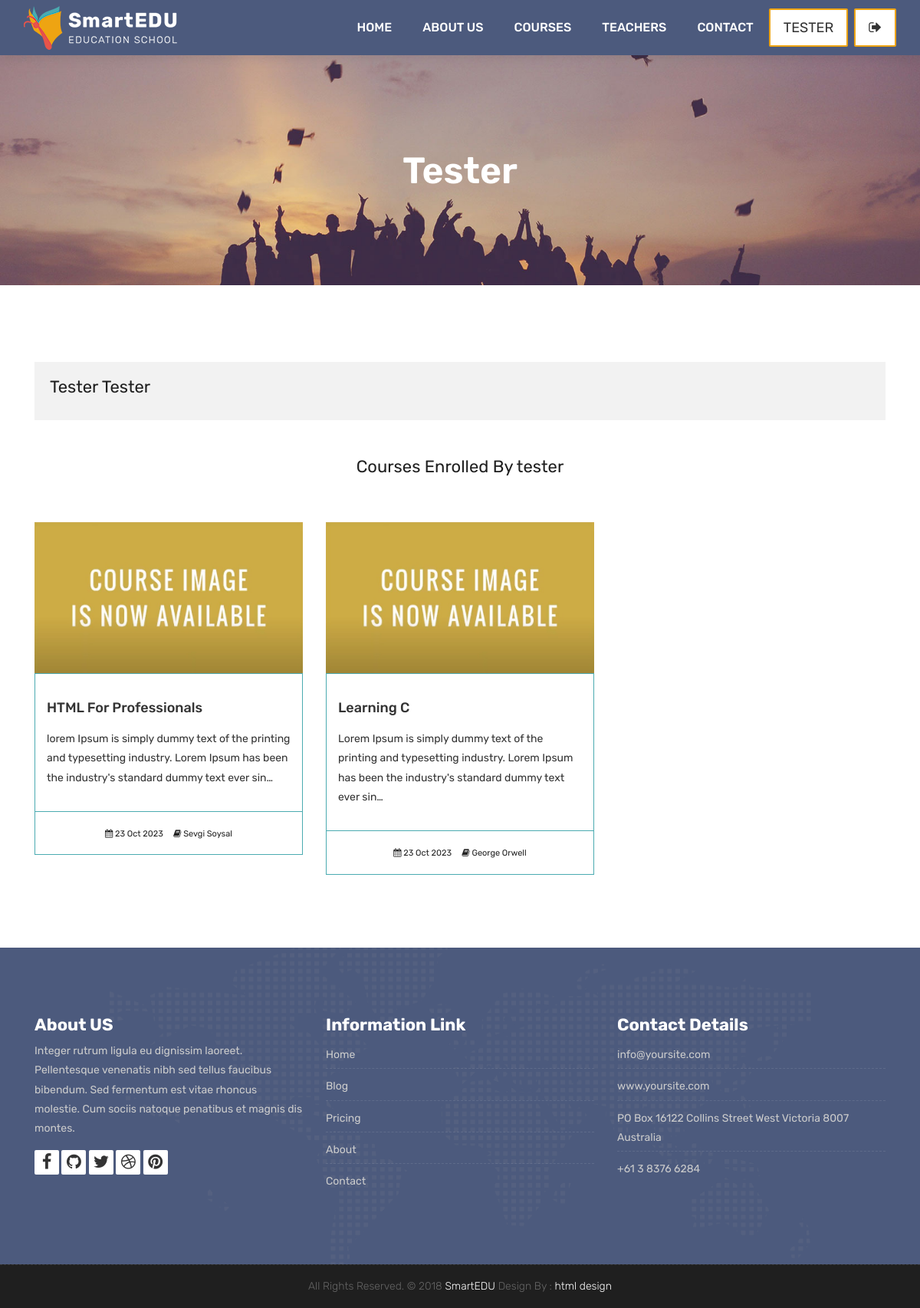
The page /accounts/dashboard/ (signed in) on the database its author committed.
### courses/models.py (models this page shows, shortened)
class Course(models.Model):
    teacher = models.ForeignKey(Teacher, null=True, on_delete=models.CASCADE)
    name = models.CharField(max_length=200, unique=True)
    category = models.ForeignKey(Category, null=True, on_delete=models.DO_NOTHING)
    tags = models.ManyToManyField(Tag, blank=True, null=True)
    students = models.ManyToManyField(User, blank=True, related_name='courses_joined')
    description = models.TextField(blank=True, null=True)
    image = models.ImageField(upload_to="courses/%Y/%m/%d/", default="courses/default_courses_image.jpg")
    date = models.DateTimeField(auto_now=True)
    available = models.BooleanField(default=True)

### teachers/models.py (models this page shows)
class Teacher(models.Model):
    name = models.CharField(max_length=50)
    title = models.CharField(max_length=50)
    description = models.TextField(blank=True)
    image = models.ImageField(upload_to="courses/%Y/%m/%d/")
    facebook = models.URLField(max_length=100, blank=True)
    twitter = models.URLField(max_length=100, blank=True)
    linkedin = models.URLField(max_length=100, blank=True)
    youtube = models.URLField(max_length=100, blank=True)
    def __str__(self):
        return self.name

### accounts/views.py (the view)
# urls.py: path('dashboard/', views.user_dashboard, name="dashboard"),
@login_required(login_url='login')
def user_dashboard(request):
    current_user = request.user
    courses = current_user.courses_joined.all()
    context = {
        'courses': courses
    }
    return render(request, 'dashboard.html', context)

### templates/dashboard.html
{% extends 'partials/_base.html' %}
{% load static %}
{% block content %}
	<div class="all-title-box">
		<div class="container text-center">
			<h1>{{ user.username }}</span></h1>
		</div>
	</div>
    <div id="overviews" class="section wb">
        <div class="container">
            <div class="row">
                <div class="col-lg-12 blog-post-single">
					<div class="blog-author">
						<div class="author-bio">
							<h2 class="author_name">{{ user.first_name }} {{ user.last_name }}</h3>
						</div>
					</div>
                </div>
            </div>
            <div class="row">
                <div class="col-lg-12">
                    <h2 class="text-center my-5">Courses Enrolled By {{ user.username  }}</h2>
                </div>
                {% for course in courses %}
                <div class="col-lg-4 col-md-6 col-12">
                    <div class="course-item">
						<div class="image-blog">
							<img src="{{course.image.url}}" alt="" class="img-fluid">
						</div>
						<div class="course-br">
							<div class="course-title">
								<h2><a href="{% url 'course_detail' course.category.slug course.id %}" title="">{{course.name}}</a></h2>
							</div>
							<div class="course-desc">
								<p>{{course.description | truncatechars:140}}</p>
							</div>
						</div>
						<div class="course-meta-bot">
							<ul>
								<li><i class="fa fa-calendar" aria-hidden="true"></i> {{course.date|date:"d M Y"}}</li>
								<li><i class="fa fa-book" aria-hidden="true"></i> {{course.teacher}}</li>
							</ul>
						</div>
					</div>
                    <br>
                </div>
                {% endfor %}
            </div>
        </div>
    </div>
    {% endblock %}

### templates/partials/_navbar.html (shortened to what this page needs)
{% load static %}
<header class="top-navbar">
    <nav class="navbar navbar-expand-lg navbar-light bg-light">
        <div class="container-fluid">
            <a class="navbar-brand" href="{% url 'index' %}">
                <img src="{% static 'images/logo.png' %}" alt="" />
            </a>
            <div class="collapse navbar-collapse" id="navbars-host">
                <ul class="navbar-nav ml-auto">
                    <li class="nav-item {% if '/' == request.path %} active {% endif %}"><a class="nav-link" href="{% url 'index' %}">Home</a></li>
                    <li class="nav-item {% if 'about' in request.path %} active {% endif %}"><a class="nav-link" href="{% url 'about' %}">About Us</a></li>
                    <li class="nav-item {% if 'courses' in request.path %} active {% endif %}"><a class="nav-link" href="{% url 'courses' %}">Courses</a></li>
                    <li class="nav-item {% if 'teachers' in request.path %} active {% endif %}"><a class="nav-link" href="{% url 'teachers' %}">Teachers</a></li>
                    <li class="nav-item {% if 'contact' in request.path %} active {% endif %}"><a class="nav-link" href="{% url 'contact' %}">Contact</a></li>
                </ul>
                <ul class="nav navbar-nav navbar-right">
                    {% if user.is_authenticated %}
                    <li><a class="hover-btn-new log orange mr-2" href="{% url 'dashboard' %}"><span>{{user.username}}</span></a></li>
                    <li><a class="hover-btn-new log orange" href="javascript:{document.getElementById('logout').submit()}"><span><i class="fa fa-sign-out"></i></span></a>
                    </li>
                    {% else %}
                    <li><a class="hover-btn-new log orange mr-2" href="{% url 'login' %}"><span><i class="fa fa-sign-in"></i></span></a></li>
                    <li><a class="hover-btn-new log orange" href="{% url 'register' %}"><span><i class="fa fa-user-plus"></i></span></a></li>
                    {% endif %}
                </ul>
            </div>
        </div>
    </nav>
</header>

### rows shown on the page
Course: image (placeholder picture), name "HTML For Professionals", description "lorem Ipsum is simply dummy text of the printing and typesetting industry. Lorem Ipsum has been the industry's standard dummy text ever sin…", date "23 Oct 2023", teacher "Sevgi Soysal"
Course: image (placeholder picture), name "Learning C", description "Lorem Ipsum is simply dummy text of the printing and typesetting industry. Lorem Ipsum has been the industry's standard dummy text ever sin…", date "23 Oct 2023", teacher "George Orwell"

### other values the page prints
{{ user.username }} "TESTER"
{{ user.username }} "Tester"
{{ user.first_name }} "Tester"
{{ user.last_name }} "Tester"
{{ user.username }} "tester"
